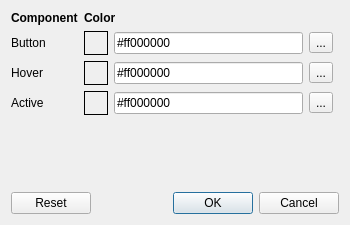
<?xml version="1.0" encoding="UTF-8"?>
<ui version="4.0">
 <class>EditButtonDialog</class>
 <widget class="QDialog" name="EditButtonDialog">
  <property name="geometry">
   <rect>
    <x>0</x>
    <y>0</y>
    <width>350</width>
    <height>225</height>
   </rect>
  </property>
  <property name="windowTitle">
   <string>Edit Button</string>
  </property>
  <layout class="QGridLayout" name="gridLayout">
   <item row="0" column="0">
    <widget class="QLabel" name="componentLabel">
     <property name="font">
      <font>
       <bold>true</bold>
      </font>
     </property>
     <property name="text">
      <string>Component</string>
     </property>
    </widget>
   </item>
   <item row="2" column="2">
    <widget class="QLineEdit" name="hoverColorLineEdit">
     <property name="text">
      <string>#ff000000</string>
     </property>
    </widget>
   </item>
   <item row="1" column="3">
    <widget class="QToolButton" name="buttonColorButton">
     <property name="text">
      <string>...</string>
     </property>
     <property name="icon">
      <iconset resource="../../../../scwx-qt.qrc">
       <normaloff>:/res/icons/font-awesome-6/palette-solid.svg</normaloff>:/res/icons/font-awesome-6/palette-solid.svg</iconset>
     </property>
    </widget>
   </item>
   <item row="3" column="3">
    <widget class="QToolButton" name="activeColorButton">
     <property name="text">
      <string>...</string>
     </property>
     <property name="icon">
      <iconset resource="../../../../scwx-qt.qrc">
       <normaloff>:/res/icons/font-awesome-6/palette-solid.svg</normaloff>:/res/icons/font-awesome-6/palette-solid.svg</iconset>
     </property>
    </widget>
   </item>
   <item row="3" column="0">
    <widget class="QLabel" name="activeLabel">
     <property name="text">
      <string>Active</string>
     </property>
    </widget>
   </item>
   <item row="1" column="2">
    <widget class="QLineEdit" name="buttonColorLineEdit">
     <property name="text">
      <string>#ff000000</string>
     </property>
    </widget>
   </item>
   <item row="1" column="0">
    <widget class="QLabel" name="buttonLabel">
     <property name="text">
      <string>Button</string>
     </property>
    </widget>
   </item>
   <item row="6" column="0" colspan="5">
    <widget class="QDialogButtonBox" name="buttonBox">
     <property name="orientation">
      <enum>Qt::Orientation::Horizontal</enum>
     </property>
     <property name="standardButtons">
      <set>QDialogButtonBox::StandardButton::Cancel|QDialogButtonBox::StandardButton::Ok|QDialogButtonBox::StandardButton::Reset</set>
     </property>
    </widget>
   </item>
   <item row="1" column="1">
    <widget class="QFrame" name="buttonColorFrame">
     <property name="minimumSize">
      <size>
       <width>24</width>
       <height>24</height>
      </size>
     </property>
     <property name="frameShape">
      <enum>QFrame::Shape::Box</enum>
     </property>
     <property name="frameShadow">
      <enum>QFrame::Shadow::Plain</enum>
     </property>
    </widget>
   </item>
   <item row="5" column="0">
    <spacer name="verticalSpacer">
     <property name="orientation">
      <enum>Qt::Orientation::Vertical</enum>
     </property>
     <property name="sizeHint" stdset="0">
      <size>
       <width>20</width>
       <height>40</height>
      </size>
     </property>
    </spacer>
   </item>
   <item row="2" column="1">
    <widget class="QFrame" name="hoverColorFrame">
     <property name="minimumSize">
      <size>
       <width>24</width>
       <height>24</height>
      </size>
     </property>
     <property name="frameShape">
      <enum>QFrame::Shape::Box</enum>
     </property>
     <property name="frameShadow">
      <enum>QFrame::Shadow::Plain</enum>
     </property>
    </widget>
   </item>
   <item row="0" column="1" colspan="3">
    <widget class="QLabel" name="colorLabel">
     <property name="font">
      <font>
       <bold>true</bold>
      </font>
     </property>
     <property name="text">
      <string>Color</string>
     </property>
    </widget>
   </item>
   <item row="3" column="2">
    <widget class="QLineEdit" name="activeColorLineEdit">
     <property name="text">
      <string>#ff000000</string>
     </property>
    </widget>
   </item>
   <item row="3" column="1">
    <widget class="QFrame" name="activeColorFrame">
     <property name="minimumSize">
      <size>
       <width>24</width>
       <height>24</height>
      </size>
     </property>
     <property name="frameShape">
      <enum>QFrame::Shape::Box</enum>
     </property>
     <property name="frameShadow">
      <enum>QFrame::Shadow::Plain</enum>
     </property>
    </widget>
   </item>
   <item row="2" column="0">
    <widget class="QLabel" name="hoverLabel">
     <property name="text">
      <string>Hover</string>
     </property>
    </widget>
   </item>
   <item row="2" column="3">
    <widget class="QToolButton" name="hoverColorButton">
     <property name="text">
      <string>...</string>
     </property>
     <property name="icon">
      <iconset resource="../../../../scwx-qt.qrc">
       <normaloff>:/res/icons/font-awesome-6/palette-solid.svg</normaloff>:/res/icons/font-awesome-6/palette-solid.svg</iconset>
     </property>
    </widget>
   </item>
   <item row="4" column="0" colspan="5">
    <widget class="QWidget" name="buttonContainer" native="true">
     <property name="minimumSize">
      <size>
       <width>0</width>
       <height>45</height>
      </size>
     </property>
     <layout class="QHBoxLayout" name="horizontalLayout">
      <property name="leftMargin">
       <number>0</number>
      </property>
      <property name="topMargin">
       <number>0</number>
      </property>
      <property name="rightMargin">
       <number>0</number>
      </property>
      <property name="bottomMargin">
       <number>0</number>
      </property>
      <item>
       <spacer name="horizontalSpacer">
        <property name="orientation">
         <enum>Qt::Orientation::Horizontal</enum>
        </property>
        <property name="sizeHint" stdset="0">
         <size>
          <width>0</width>
          <height>0</height>
         </size>
        </property>
       </spacer>
      </item>
      <item>
       <spacer name="horizontalSpacer_2">
        <property name="orientation">
         <enum>Qt::Orientation::Horizontal</enum>
        </property>
        <property name="sizeHint" stdset="0">
         <size>
          <width>0</width>
          <height>0</height>
         </size>
        </property>
       </spacer>
      </item>
     </layout>
    </widget>
   </item>
  </layout>
 </widget>
 <resources>
  <include location="../../../../scwx-qt.qrc"/>
 </resources>
 <connections>
  <connection>
   <sender>buttonBox</sender>
   <signal>accepted()</signal>
   <receiver>EditButtonDialog</receiver>
   <slot>accept()</slot>
   <hints>
    <hint type="sourcelabel">
     <x>248</x>
     <y>254</y>
    </hint>
    <hint type="destinationlabel">
     <x>157</x>
     <y>274</y>
    </hint>
   </hints>
  </connection>
  <connection>
   <sender>buttonBox</sender>
   <signal>rejected()</signal>
   <receiver>EditButtonDialog</receiver>
   <slot>reject()</slot>
   <hints>
    <hint type="sourcelabel">
     <x>316</x>
     <y>260</y>
    </hint>
    <hint type="destinationlabel">
     <x>286</x>
     <y>274</y>
    </hint>
   </hints>
  </connection>
 </connections>
</ui>
